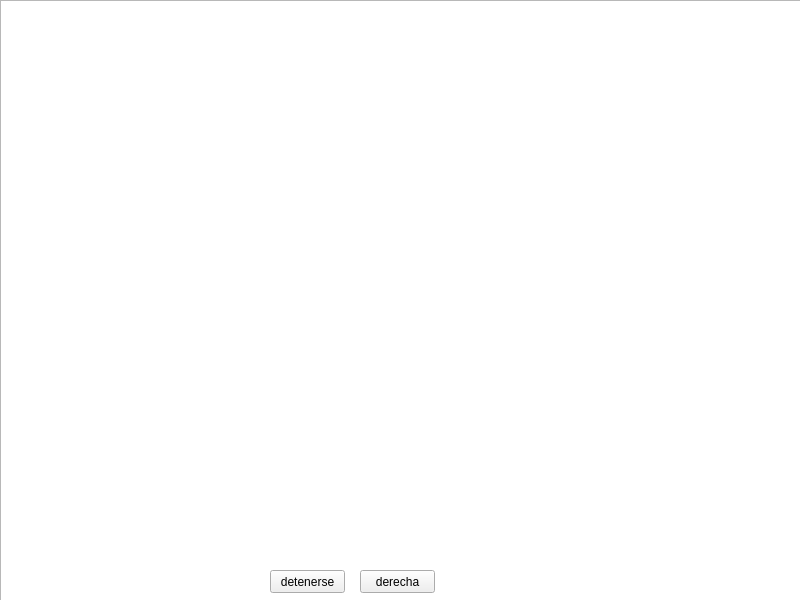
<?xml version="1.0" encoding="UTF-8"?>
<ui version="4.0">
 <class>interfaz</class>
 <widget class="QMainWindow" name="interfaz">
  <property name="geometry">
   <rect>
    <x>0</x>
    <y>0</y>
    <width>800</width>
    <height>600</height>
   </rect>
  </property>
  <property name="windowTitle">
   <string>Mi Primera App</string>
  </property>
  <widget class="QWidget" name="centralwidget">
   <widget class="QGraphicsView" name="graphicsView">
    <property name="geometry">
     <rect>
      <x>0</x>
      <y>0</y>
      <width>891</width>
      <height>611</height>
     </rect>
    </property>
    <property name="acceptDrops">
     <bool>true</bool>
    </property>
   </widget>
   <widget class="QPushButton" name="detenerse">
    <property name="geometry">
     <rect>
      <x>270</x>
      <y>570</y>
      <width>75</width>
      <height>23</height>
     </rect>
    </property>
    <property name="text">
     <string>detenerse</string>
    </property>
   </widget>
   <widget class="QPushButton" name="derecha">
    <property name="geometry">
     <rect>
      <x>360</x>
      <y>570</y>
      <width>75</width>
      <height>23</height>
     </rect>
    </property>
    <property name="text">
     <string>derecha</string>
    </property>
   </widget>
  </widget>
 </widget>
 <resources/>
 <connections/>
</ui>
